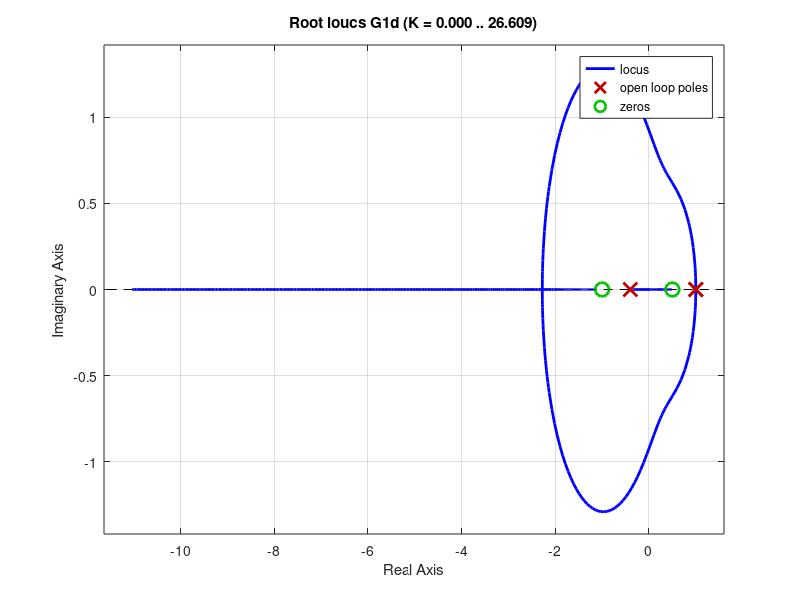
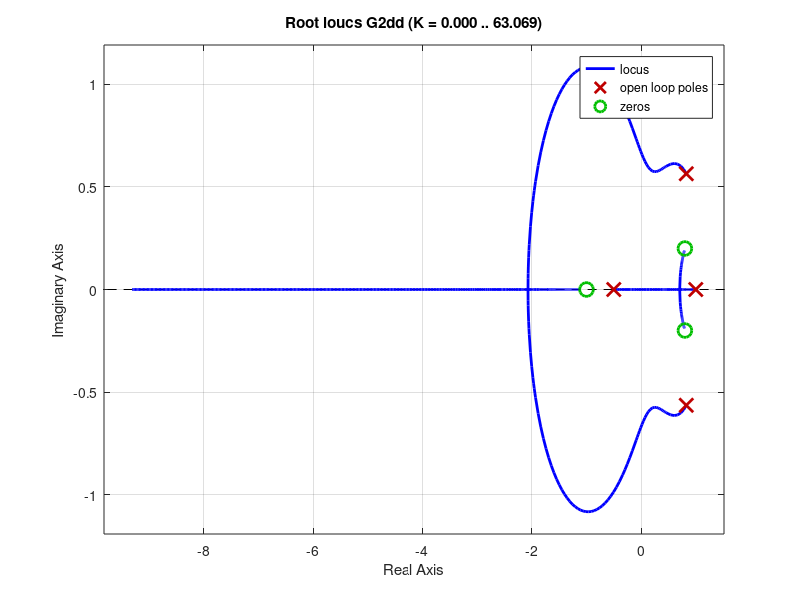

The MATLAB source for these figures, in order:
%% Rlocus exercises 

% Kjartan Halvorsen
% 2021-07-04
clear all
s = tf('s');
G1 = 1/s^2;
G1d = c2d(G1, 1)*tf([1, -0.5], [1, 0.4], 1)
figure(1)
clf
rlocus(G1d)
[z, p, k] = zpkdata(G1d);
z{1}
p{1}
k



g = 9.8;
l = 15; % Length of cable
wn = sqrt(g/l);
h = 0.6/wn; % Sampling period

G2 = wn^2/(s^2 + wn^2);
G2d = c2d(G2, h)
figure(2)
clf
rlocus(G2d)
rpart = 0.8;
impart = 0.2;
F2 = tf(conv([1, -rpart+impart*1j], [1, -rpart-impart*1j]), conv([1, 0.5], [1, -1]), h)
G2dd = G2d*F2
rlocus(G2dd)
